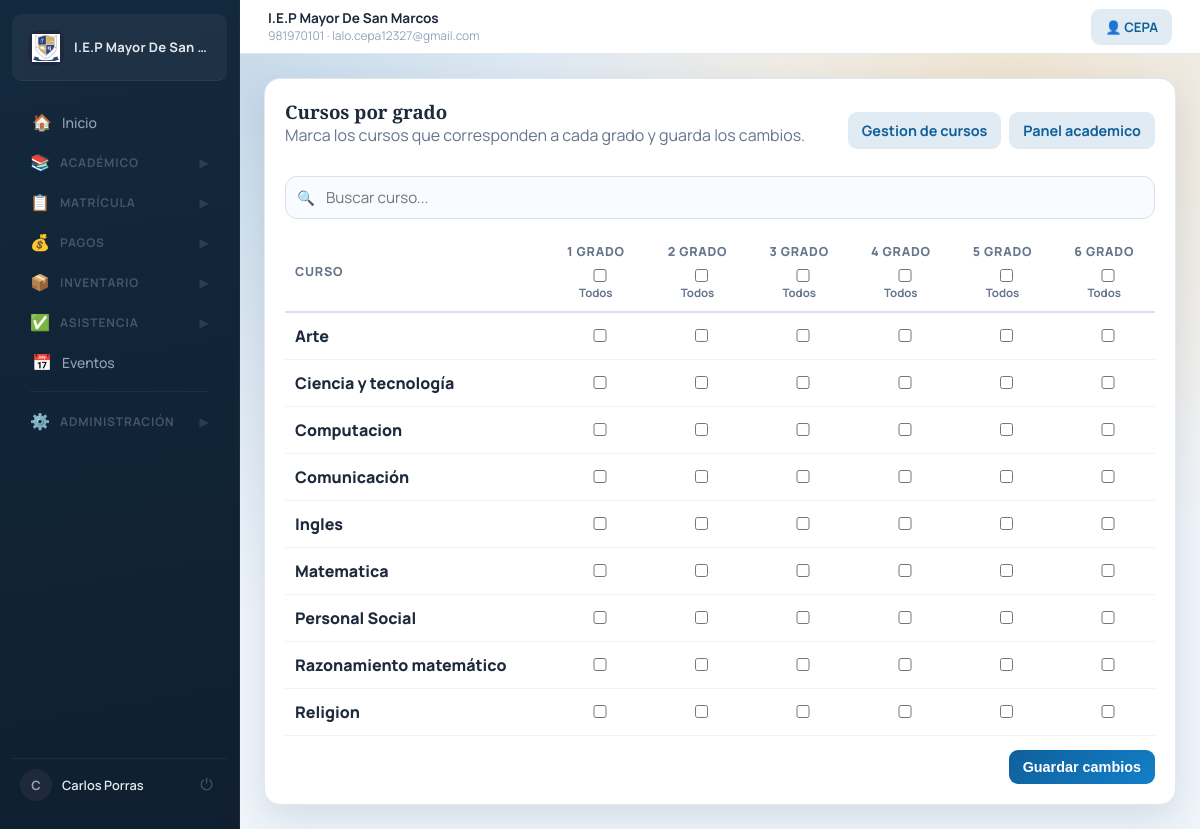
The page /grades/courses-by-grade/ (signed in) on the database as committed earlier.
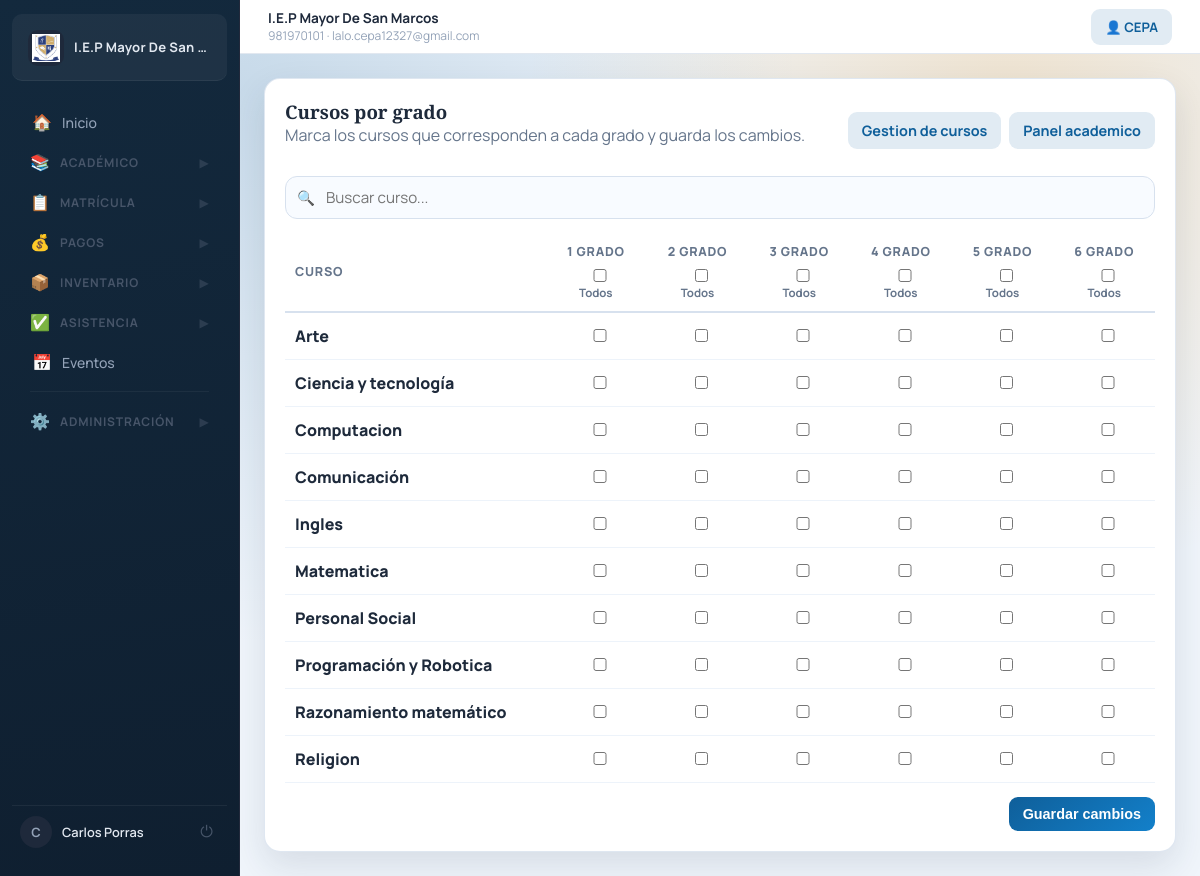
The same page on the database as committed later.
### academic/models.py (models this page shows, shortened)
class Grade(models.Model):
    name = models.CharField(max_length=50)
    class Meta:
        ordering = ('name',)

class Course(models.Model):
    name = models.CharField(max_length=100)
    is_poly_course = models.BooleanField(default=False, verbose_name="¿Es curso de polidocencia?")
    grades = models.ManyToManyField(
        Grade,
        blank=True,
        related_name='courses',
        verbose_name='Grados',
    )

### academic/views.py (the view, shortened to what this page needs)
# urls.py: path('courses-by-grade/', course_grade_matrix, name='course_grade_matrix'),
@role_required('admin', 'director')
def course_grade_matrix(request):
    grades = list(Grade.objects.order_by('name'))
    courses = list(Course.objects.order_by('name'))
    current = {
        course.id: set(course.grades.values_list('id', flat=True))
        for course in courses
    }
    for course in courses:
        course.selected_grade_ids = current.get(course.id, set())
    return render(request, 'academic/course_grade_matrix.html', {
        'grades': grades,
        'courses': courses,
    })

### schools/context_processors.py (called while the page is built)
def school_context(request):
    system_school = School.objects.order_by('id').first()
    return {
        'system_school': system_school,
    }

### academic/templates/academic/course_grade_matrix.html (shortened to what this page needs)
{% extends 'base.html' %}
{% block content %}
<section class="card">
    <div class="section-head">
        <div>
            <h1>Cursos por grado</h1>
            <p class="muted">Marca los cursos que corresponden a cada grado y guarda los cambios.</p>
        </div>
        <div class="action-row">
            <a href="{% url 'course_management' %}" class="btn btn-subtle">Gestion de cursos</a>
            <a href="{% url 'academic_dashboard' %}" class="btn btn-subtle">Panel academico</a>
        </div>
    </div>
    {% if not courses %}
        <p class="muted">No hay cursos registrados.</p>
    {% else %}
        <div class="search-bar-container" style="margin-bottom: 12px;">
            <div class="input-with-icon">
                <span class="search-icon">🔍</span>
                <input type="text" id="course-search" placeholder="Buscar curso..." class="search-input">
            </div>
        </div>
        <form method="post">
            <div class="table-wrap" style="max-height: 70vh;">
                <table id="course-grade-table" style="min-width: 820px;">
                    <thead>
                        <tr>
                            <th style="min-width: 260px;">Curso</th>
                            {% for grade in grades %}
                                <th style="width: 120px; text-align:center;">
                                    <div style="display:flex; flex-direction:column; align-items:center; gap:6px;">
                                        <span>{{ grade.name }}</span>
                                        <label class="muted" style="font-size:0.72rem; font-weight:700; text-transform:none; letter-spacing:0;">
                                            <input type="checkbox" class="toggle-grade" data-grade="{{ grade.id }}">
                                            Todos
                                        </label>
                                    </div>
                                </th>
                            {% endfor %}
                        </tr>
                    </thead>
                    <tbody>
                        {% for course in courses %}
                            <tr class="course-row">
                                <td class="course-name" style="font-weight: 800;">{{ course.name }}</td>
                                {% for grade in grades %}
                                    <td style="text-align:center;">
                                        <input
                                            type="checkbox"
                                            name="cg_{{ course.id }}_{{ grade.id }}"
                                        >
                                    </td>
                                {% endfor %}
                            </tr>
                        {% endfor %}
                    </tbody>
                </table>
            </div>
            <div class="action-row" style="margin-top: 14px; justify-content: flex-end;">
                <button type="submit" class="btn btn-primary">Guardar cambios</button>
            </div>
        </form>
    {% endif %}
</section>
{% endblock %}

Rows that differ between the two databases and show on the page:
added Course: name "Programación y Robotica"
